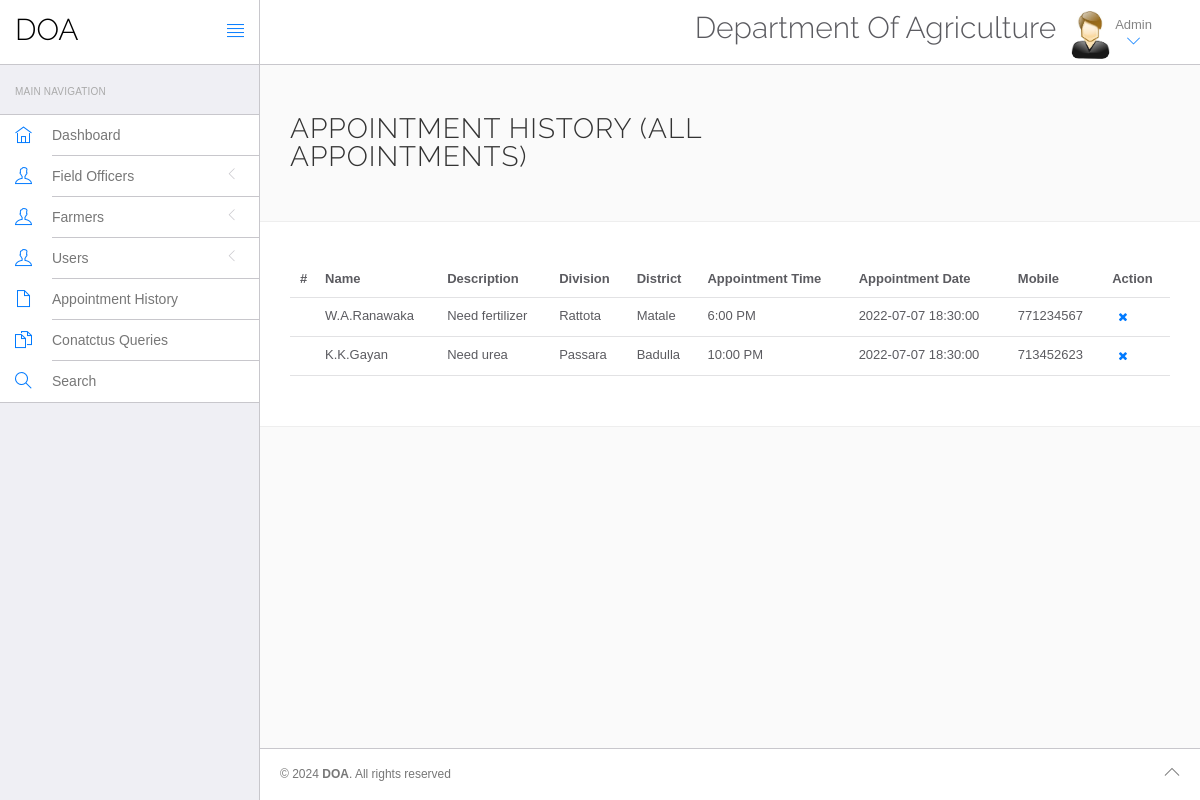
The app's page /doa/main/admin/appointment-history.php with its own data.
### tables this page shows
CREATE TABLE `queries` (
  `id` int(11) NOT NULL,
  `district` varchar(255) DEFAULT NULL,
  `division` varchar(255) DEFAULT NULL,
  `fname` varchar(255) DEFAULT NULL,
  `appointmentTime` varchar(255) DEFAULT NULL,
  `postingDate` timestamp NULL DEFAULT current_timestamp(),
  `description` text DEFAULT NULL,
  `fieldoffid` varchar(255) NOT NULL,
  `farmid` varchar(255) NOT NULL,
  `mobile` int(255) NOT NULL
);

### doa/main/admin/appointment-history.php (the view, shortened to what this page needs)
<?php
include('include/config.php');
?>
<!DOCTYPE html>
<html lang="en">
	<head>
		<link rel="stylesheet" href="vendor/bootstrap/css/bootstrap.min.css">
		<link rel="stylesheet" href="vendor/fontawesome/css/font-awesome.min.css">
		<link rel="stylesheet" href="vendor/themify-icons/themify-icons.min.css">
		<link href="vendor/animate.css/animate.min.css" rel="stylesheet" media="screen">
		<link href="vendor/perfect-scrollbar/perfect-scrollbar.min.css" rel="stylesheet" media="screen">
		<link href="vendor/switchery/switchery.min.css" rel="stylesheet" media="screen">
		<link href="vendor/bootstrap-touchspin/jquery.bootstrap-touchspin.min.css" rel="stylesheet" media="screen">
		<link href="vendor/select2/select2.min.css" rel="stylesheet" media="screen">
		<link href="vendor/bootstrap-datepicker/bootstrap-datepicker3.standalone.min.css" rel="stylesheet" media="screen">
		<link href="vendor/bootstrap-timepicker/bootstrap-timepicker.min.css" rel="stylesheet" media="screen">
		<link rel="stylesheet" href="assets/css/styles.css">
		<link rel="stylesheet" href="assets/css/plugins.css">
		<link rel="stylesheet" href="assets/css/themes/theme-1.css" id="skin_color" />
	</head>
	<body>
		<div id="app">
<?php include('include/sidebar.php');?>
			<div class="app-content">
					<?php include('include/header.php');?>
				<div class="main-content" >
					<div class="wrap-content container" id="container">
						<section id="page-title">
							<div class="row">
								<div class="col-sm-8">
									<h1 class="mainTitle">Appointment History (All Appointments)</h1>
								</div>
							</div>
						</section>
						<div class="container-fluid container-fullw bg-white">
									<div class="row">
								<div class="col-md-12">
									<table class="table table-hover" id="sample-table-1">
									<thead>
											<tr>
												<th class="center">#</th>
												<th class="hidden-xs">Name</th>
												<th>Description</th>
												<th>Division</th>
												<th>District</th>
												<th>Appointment Time</th>
												<th>Appointment Date</th>
												<th>Mobile</th>
												<th>Action</th>
											</tr>
										</thead>
										<tbody>
											<?php
												$query=mysqli_query($con,"SELECT * FROM queries");
												while($row=mysqli_fetch_array($query)) {
												if (mysqli_num_rows($query) > 0) {
											?>
											<tr>
												<td class="center"></td>
												<td class="hidden-xs"><?php echo $row['fname'];?></td>
												<td><?php echo $row['description'];?></td>
												<td><?php echo $row['division'];?></td>
												<td><?php echo $row['district'];?></td>
												<td><?php echo$row['appointmentTime'];?></td>
												<td><?php echo $row['postingDate'];?></td>
												<td><?php echo $row['mobile'];?></td>
												<td >
												<div class="visible-md visible-lg hidden-sm hidden-xs">
	<a href="appointment-history.php?id=<?php echo $row['id']?>&del=delete" onClick="return confirm('Are you sure you want to delete?')"class="btn btn-transparent btn-xs tooltips" tooltip-placement="top" tooltip="Remove"><i class="fa fa-times fa fa-white"></i></a>
												</div></td>
											</tr>
											<?php
											 }  else echo "<h2>Query table is empty</h2>"; } ?>
										</tbody>
									</table>
								</div>
							</div>
						</div>
					</div>
				</div>
			</div>
	<?php include('include/footer.php');?>
		</div>
	</body>
</html>

### doa/main/admin/assets/css/themes/theme-1.css (style rules this page uses)
body { background: #FAFAFA; }

### records on screen
queries: fname "W.A.Ranawaka", description "Need fertilizer", division "Rattota", district "Matale", appointmentTime "6:00 PM", postingDate "2022-07-07 18:30:00", mobile "771234567"
queries: fname "K.K.Gayan", description "Need urea", division "Passara", district "Badulla", appointmentTime "10:00 PM", postingDate "2022-07-07 18:30:00", mobile "713452623"
